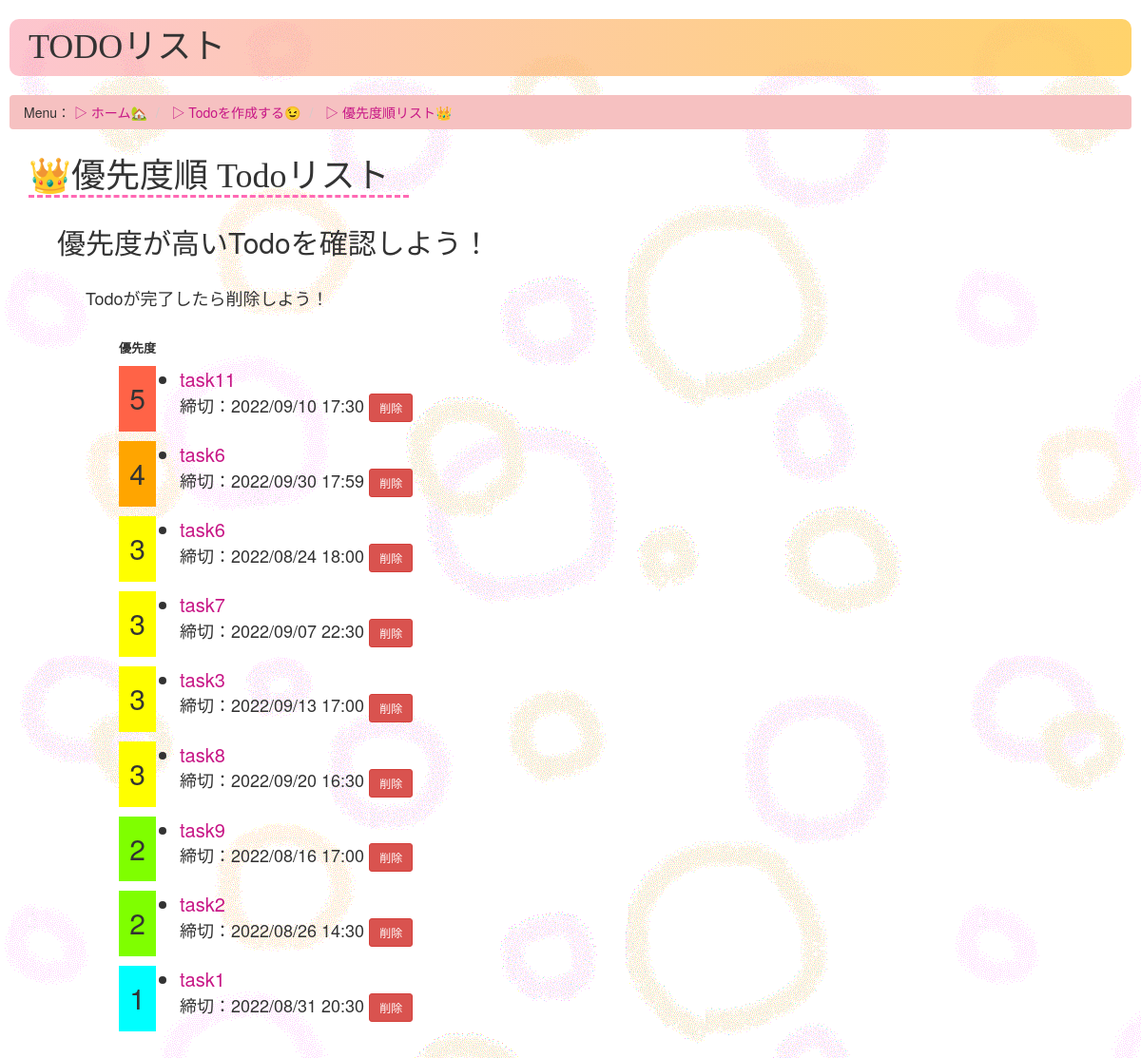
/todos/priolity_list/, run on an earlier commit of the app's database.
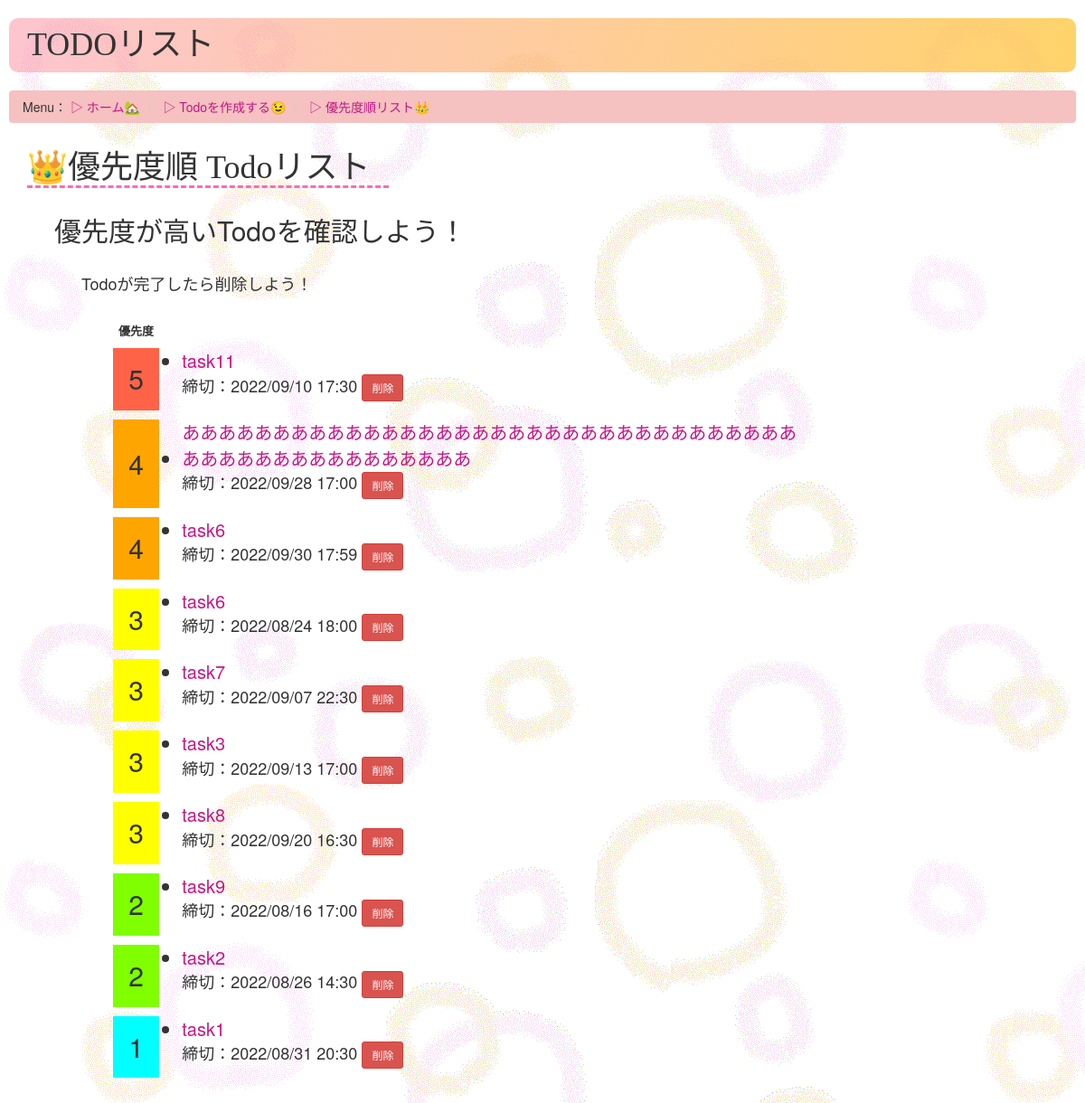
And on a later commit of the database.
### todos/models.py (models this page shows, shortened)
class Todo(models.Model):
    name = models.CharField(max_length=50)
    detail = models.CharField(max_length=200)
    deadline = models.DateTimeField('締め切り')
    priolity = models.IntegerField(choices = PRIOLITY_COICES, default = 3)

### todos/views.py (the view)
# urls.py: path('priolity_list/', views.priolityList, name='priolity'),
def priolityList(request):
    priolity5_todo_list = Todo.objects.filter(priolity=5).order_by('deadline')
    priolity4_todo_list = Todo.objects.filter(priolity=4).order_by('deadline')
    priolity3_todo_list = Todo.objects.filter(priolity=3).order_by('deadline')
    priolity2_todo_list = Todo.objects.filter(priolity=2).order_by('deadline')
    priolity1_todo_list = Todo.objects.filter(priolity=1).order_by('deadline')
    priolity_todo_list =list(chain(
        priolity5_todo_list,
        priolity4_todo_list,
        priolity3_todo_list,
        priolity2_todo_list,
        priolity1_todo_list
    ))
    template = loader.get_template('todos/priolity_list.html')
    context = {
        'priolity_todo_list': priolity_todo_list,
    }
    return HttpResponse(template.render(context, request))

### todos/templates/todos/priolity_list.html (shortened to what this page needs)
<!DOCTYPE html>
<html lang="ja">
<head>
    {% load static %}
    <link rel="stylesheet" href="https://maxcdn.bootstrapcdn.com/bootstrap/3.3.7/css/bootstrap.min.css">
    <link rel="stylesheet" type="text/css" href="{% static 'todos/style.css' %}">
</head>
<body>
    <h1 class="title">TODOリスト</h1>
    <ul class="breadcrumb">
        Menu：
        <li><a href="{% url 'todos:index'%}">▷ ホーム🏡</a></li>
        <li><a href="{% url 'todos:create'%}"> ▷ Todoを作成する😉</a></li>
        <li><a href="{% url 'todos:priolity'%}"> ▷ 優先度順リスト👑</a></li>
    </ul>
    <div class="margin_base">
        <h1 class="menu">👑優先度順 Todoリスト</h1>
        <div class="margin_base">
            <h2>優先度が高いTodoを確認しよう！</h2>
            <p class="sentence margin_base">Todoが完了したら削除しよう！</p>
            {% if priolity_todo_list == false %}
            <p class="attention"> 作成されたTodoがありません。<br>新しいTodoを作成しましょう！ </p>
            {% else %}
            <ul>
                <table class="priolity_list">
                    <tr>
                        <th>優先度</th>
                        <th></th>
                    </tr>
                    {% for todo in priolity_todo_list %}
                    <tr>
                        {% if todo.priolity == 5 %}
                        <td align="center" bgcolor="tomato" class="number">{{ todo.priolity }}</td>
                        {% elif todo.priolity == 4 %}
                        <td align="center" bgcolor="orange" class="number">{{ todo.priolity }}</td>
                        {% elif todo.priolity == 3 %}
                        <td align="center" bgcolor="yellow" class="number">{{ todo.priolity }}</td>
                        {% elif todo.priolity == 2 %}
                        <td align="center" bgcolor="chartreuse" class="number">{{ todo.priolity }}</td>
                        {% else %}
                        <td align="center" bgcolor="cyan" class="number">{{ todo.priolity }}</td>
                        {% endif %}
                        <td>
                            <li class="priolity"><a href="{% url 'todos:detail' todo.id %}" data-toggle="tooltip"
                                    data-placement="bottom" title="Todoの内容・詳細へ" style="display: inline-block;">
                                    {{ todo.name }}</a>
                            </li>
                            <form action="{% url 'todos:delete_alert' todo.id %}" method="post">
                                <p class="sentence">締切：{{ todo.deadline | date:'Y/m/d H:i' }}&nbsp;<input type="submit"
                                        class="btn btn-danger btn-sm" value="削除" data-placement="bottom"
                                        title="Todoを削除する"></p>
                            </form>
                        </td>
                    </tr>
                    {% endfor %}
                </table>
            </ul>
            {% endif %}
        </div>
    </div>
</body>
</html>

What changed in the data, as far as the page shows it:
added Todo: priolity "4", name "ああああああああああああああああああああああああああああああああああああああああああああああああああ", deadline "2022/09/28 17:00"
